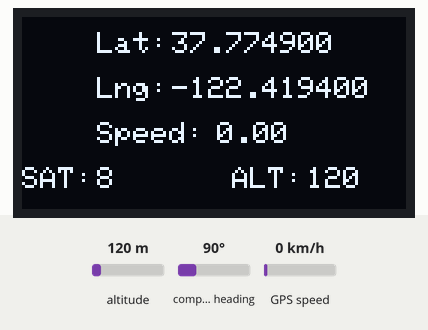
This sketch was run on a simulated ESP8266 (NodeMCU). Shown: 128×64 one-colour display. The test bench sets the inputs (shaded band); at power-on: altitude 120 m, GPS speed 0 km/h, compass heading 90°. WiFi joins after 1.5 s; servers stay silent unless stated; the local clock reads 2024-03-15 10:24:30 at power-on unless the sketch sets it; the GPS gets a fix after 3 s at 37.7749, -122.4194 with 8 satellites; what the sketch prints to the serial monitor is not drawn.

Above: at 5.6 s.
5.7 s: altitude set to 20 m
At 8.1 s:
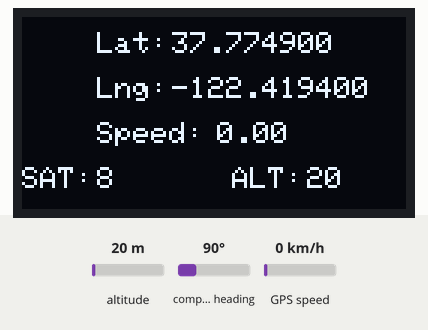
9.2 s: GPS speed set to 2 km/h
13.5 s: altitude set to 250 m
At 17.1 s:
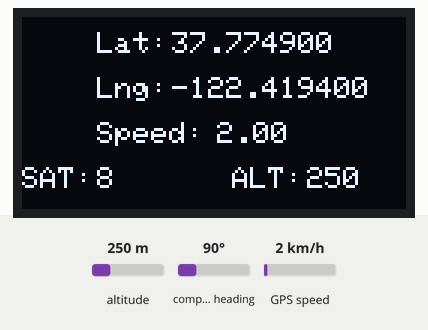
18.0 s: GPS speed set to 30 km/h
At 20.4 s:
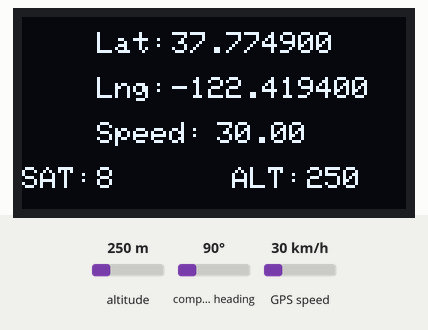
Timing chart, 0 to 21.9 s (numbered marks = the images above; inputs shaded):
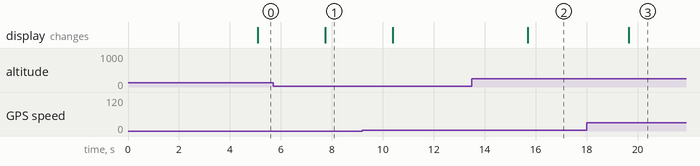

Measured:
- after the input at 5.7 s, the display: changes after 2.0 s (image 1)
- after the input at 13.5 s, the display: changes after 2.2 s (image 2)
- after the input at 18.0 s, the display: changes after 1.7 s (image 3)

The sketch:

Location_Detection_with_a_GPS__NEO-6M_.ino
```cpp
#include <Wire.h>
#include <Adafruit_SSD1306.h>
#include <TinyGPS++.h>

#define CONNECTION_TIMEOUT 10 // The connecton will be restarted after 10 seconds

#ifdef ESP32
  #include <WiFi.h>
#else
  #include <ESP8266WiFi.h>
#endif
#include <WiFiClientSecure.h>
#include <UniversalTelegramBot.h> // Universal Telegram Bot Library written by Brian Lough: https://github.com/witnessmenow/Universal-Arduino-Telegram-Bot
#include <ArduinoJson.h>
#include <Adafruit_Sensor.h>


#define SCREEN_WIDTH 128 // OLED display width, in pixels
#define SCREEN_HEIGHT 64 // OLED display height, in pixels

#define OLED_RESET -1 //Reset pin
#define SCREEN_ADDRESS 0x3C //Setting the LCD I2C Address
Adafruit_SSD1306 display(SCREEN_WIDTH, SCREEN_HEIGHT, &Wire, OLED_RESET); // Create LCD instance


#define RXD2 16
#define TXD2 17
HardwareSerial neogps(1); // Create the GPS module instance

TinyGPSPlus gps; // Library instance for parsing GPS data

const char* ssid = "Galaxy S20 FEDC3C"; //Your Wi-Fi name
const char* password = "yvlt7136"; // Your Wi-Fi password

#define CHAT_ID "5872174548" // Your chat id

// Initialize Telegram BOT
#define BOTtoken "6247962591:AAGJ2HMxmK-ZnqllVz7vzYJtl4SczTbmJuU"  // Your Bot Token

#ifdef ESP8266
  X509List cert(TELEGRAM_CERTIFICATE_ROOT);
#endif

WiFiClientSecure client;
UniversalTelegramBot bot(BOTtoken, client); // Creating a bot

//Checking for new messages every 1 second - Checking for new Telegram messages
int botRequestDelay = 1000; //1000 milisecons = 1 second
unsigned long lastTimeBotRan;

String getReadings(){ // Getting the GPS location data, and in order to send them to the Telegram bot returns the data as a String

   if (gps.location.isValid() == 1)
  {
    float Latitude,Longitude,Speed,Satellites,Altitude;
    Latitude = gps.location.lat();
    Longitude = gps.location.lng();
    Speed = gps.speed.kmph();
    Satellites = gps.satellites.value();
    Altitude = gps.altitude.meters();


   String message = "Latitude: " + String(Latitude) + "\n";
   message += "Longitude: " + String(Longitude) + "\n";
   message += "Speed: " + String(Speed) + " kmph \n";
   message += "Satellites: " + String(Satellites) + "\n";
   message += "Altitude: " + String(Altitude) + " meters \n";

   return message;
  }
  else{
    String message = "NO DATA  \n";
    Serial.println("NO DATA");

    return message;
  }

}

void handleNewMessages(int numNewMessages) {
  Serial.println("handleNewMessages");
  Serial.println(String(numNewMessages));

  for (int i=0; i<numNewMessages; i++) {

    String chat_id = String(bot.messages[i].chat_id); // Chat id of the user who wants to take message
    if (chat_id != CHAT_ID){
      bot.sendMessage(chat_id, "Unauthorized user", "");
      continue;
    }

    String text = bot.messages[i].text;  // Printing the received message
    Serial.println(text);

    String from_name = bot.messages[i].from_name;

    if (text == "/start") {
      String welcome = "Welcome, " + from_name + ".\n";
      welcome += "Use the following command to get current readings.\n\n";
      welcome += "/readings \n";
      bot.sendMessage(chat_id, welcome, "");
      Serial.println(welcome);
    }

    if (text == "/readings") {
      String readings = getReadings();
      bot.sendMessage(chat_id, readings, "");
    }

  }
}


void setup() {

  Serial.begin(115200); //Begin serial communication

  neogps.begin(9600, SERIAL_8N1, RXD2, TXD2); //Begin serial communication for NEO-6M GPS Module

  //Starting I2c communication with LCD
  if(!display.begin(SSD1306_SWITCHCAPVCC, SCREEN_ADDRESS)) {
    Serial.println(F("SSD1306 allocation failed"));
    for(;;); // Don't proceed, loop forever
  }

  display.clearDisplay();
  display.display();
  delay(2000);


   #ifdef ESP8266
    configTime(0, 0, "pool.ntp.org"); // get UTC time via NTP
    client.setTrustAnchors(&cert);
  #endif

  WiFi.mode(WIFI_STA);
  WiFi.begin(ssid, password);
  #ifdef ESP32
    client.setCACert(TELEGRAM_CERTIFICATE_ROOT);
  #endif

  int timeout_counter = 0;

  while (WiFi.status() != WL_CONNECTED) {
    delay(1000);
    timeout_counter++;
    if(timeout_counter >= CONNECTION_TIMEOUT*5){
      ESP.restart();
    }
    Serial.println("Connecting to WiFi..");
  }
  // Print ESP32 Local IP Address
  Serial.println(WiFi.localIP());

}

void loop() {

  boolean newData = false;
  for (unsigned long start = millis(); millis() - start < 1000;)
  {
    while (neogps.available())
    {
      if (gps.encode(neogps.read()))
      {
        newData = true;
      }
    }
  }

  if(newData == true)
  {
    newData = false;
    Serial.println(gps.satellites.value());
    print_data();
  }
  else
  {
    display.clearDisplay();
    display.setTextColor(SSD1306_WHITE);
    display.setCursor(0, 0);
    display.setTextSize(3);
    display.print("No Data");
    display.display();
  }

  //checking for new messages every second.
  if (millis() > lastTimeBotRan + botRequestDelay)  {
    int numNewMessages = bot.getUpdates(bot.last_message_received + 1);

    while(numNewMessages) {
      Serial.println("got response");
      handleNewMessages(numNewMessages);
      numNewMessages = bot.getUpdates(bot.last_message_received + 1);
    }
    lastTimeBotRan = millis();
  }

}

void print_data() // Display GPS Data on OLED Display
{
  display.clearDisplay();
  display.setTextColor(SSD1306_WHITE);

  if (gps.location.isValid() == 1)
  {
    display.setTextSize(1);

    display.setCursor(25, 5);
    display.print("Lat: ");
    display.setCursor(50, 5);
    display.print(gps.location.lat(),6);

    display.setCursor(25, 20);
    display.print("Lng: ");
    display.setCursor(50, 20);
    display.print(gps.location.lng(),6);

    display.setCursor(25, 35);
    display.print("Speed: ");
    display.setCursor(65, 35);
    display.print(gps.speed.kmph());

    display.setTextSize(1);
    display.setCursor(0, 50);
    display.print("SAT:");
    display.setCursor(25, 50);
    display.print(gps.satellites.value());

    display.setTextSize(1);
    display.setCursor(70, 50);
    display.print("ALT:");
    display.setCursor(95, 50);
    display.print(gps.altitude.meters(), 0);

    display.display();

  }
  else
  {
    display.clearDisplay();
    display.setTextColor(SSD1306_WHITE);
    display.setCursor(0, 0);
    display.setTextSize(3);
    display.print("No Data");
    display.display();
  }

}
```
